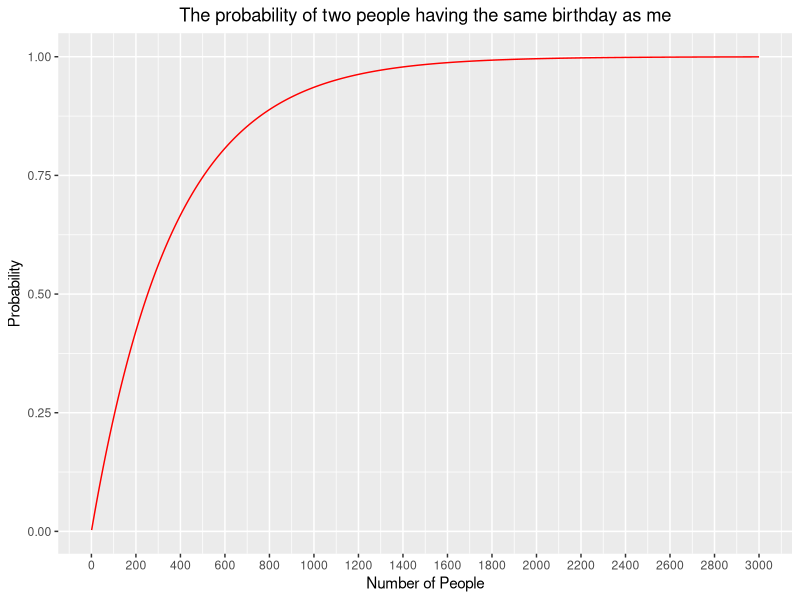

Here is the R script that generated this plot:
library(tidyverse)

# number of possible people in the room
numberOfPeople <- 1:3000

# create a tibble to store the data
sameBirthdayData <- tibble('number' = 1:length(numberOfPeople), 'probability' = seq(0,1,length(numberOfPeople)))

# function to return the probability for 
# any number of people having the same birthday as me
calculateProbabilityOfSameBirthday <- function(personNumber) {
  probability <- 1 -(364 / 365)^personNumber
}

# apply to all of the people and return a vector of the probabilities
sameBirthdayData$probability <- unlist(
  lapply(numberOfPeople, calculateProbabilityOfSameBirthday)
)

# plot the data
sameBirthdayData %>%  ggplot(aes(x=number,y=probability)) + 
  geom_line(color='red') +
  scale_x_continuous(breaks=seq(0,length(numberOfPeople),by=200)) +
  labs(x='Number of People', y='Probability') + 
  ggtitle('The probability of two people having the same birthday as me') +
  theme(plot.title = element_text(hjust = 0.5))

